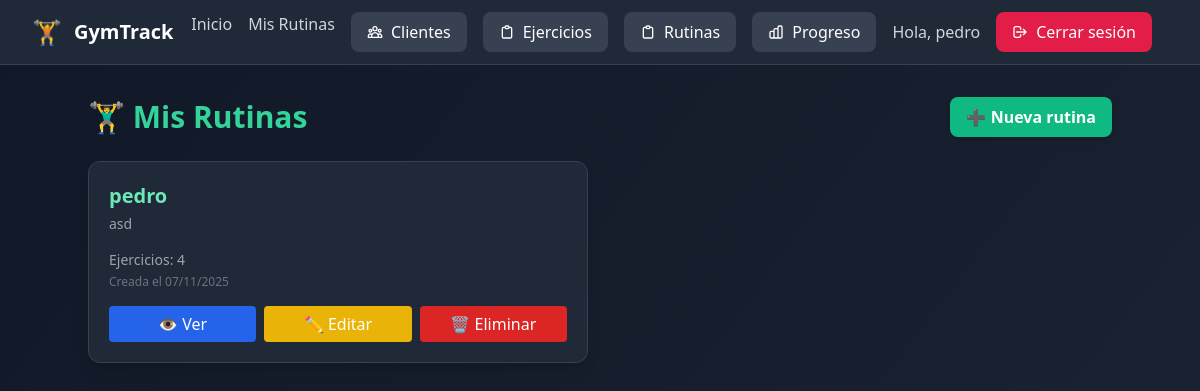
Page /cliente/rutinas/ (signed in) on the committed database.
### usuarios/models.py (models this page shows, shortened)
class Usuario(AbstractUser):
    ROLES = [
        ("admin", "Administrador"),
        ("entrenador", "Entrenador"),
        ("cliente", "Cliente"),
    ]
    rol = models.CharField(max_length=20, choices=ROLES, default="cliente")

### rutinas/models.py (models this page shows, shortened)
class Rutina(models.Model):
    nombre = models.CharField(max_length=100)
    descripcion = models.TextField(blank=True)
    ejercicios = models.ManyToManyField(Ejercicio, related_name="rutinas")
    entrenador = models.ForeignKey(
        Usuario,
        on_delete=models.SET_NULL,
        null=True,
        blank=True,
        related_name="rutinas_creadas"
    )
    cliente = models.ForeignKey(
        Cliente,
        on_delete=models.CASCADE,
        null=True,
        blank=True,
        related_name="rutinas"
    )
    fecha_creacion = models.DateTimeField(auto_now_add=True)

### panel_cliente/views.py (the view)
# urls.py: path("rutinas/", views.mis_rutinas, name="rutinas"),
@login_required
def mis_rutinas(request):
    if request.user.rol != "cliente":
        messages.error(request, "No tienes acceso a este panel.")
        return redirect("home")
    cliente = request.user.perfil_cliente
    rutinas = cliente.rutinas.all()
    return render(request, "panel_cliente/rutinas.html", {"rutinas": rutinas, "cliente": cliente})

### panel_cliente/templates/panel_cliente/rutinas.html (shortened to what this page needs)
{% extends "base.html" %}
{% block content %}
<div class="min-h-screen bg-gradient-to-br from-gray-900 to-gray-800 text-gray-100 py-8 px-4">
  <div class="max-w-5xl mx-auto">
    <div class="flex justify-between items-center mb-6">
      <h1 class="text-3xl font-bold text-emerald-400">🏋️‍♂️ Mis Rutinas</h1>
      <a href="{% url 'panel_cliente:crear_rutina' %}"
         class="bg-emerald-500 hover:bg-emerald-600 text-white font-semibold px-4 py-2 rounded-lg shadow-md transition">
         ➕ Nueva rutina
      </a>
    </div>
    {% if rutinas %}
      <div class="grid md:grid-cols-2 gap-6">
        {% for rutina in rutinas %}
        <div class="bg-gray-800 rounded-xl border border-gray-700 p-5 shadow-lg flex flex-col justify-between">
          <div>
            <h2 class="text-xl font-semibold text-emerald-300 mb-1">{{ rutina.nombre }}</h2>
            <p class="text-gray-400 text-sm mb-4">{{ rutina.descripcion|default:"Sin descripción" }}</p>
            <p class="text-gray-400 text-sm">Ejercicios: {{ rutina.ejercicios.count }}</p>
            <p class="text-gray-500 text-xs mt-1">Creada el {{ rutina.fecha_creacion|date:"d/m/Y" }}</p>
          </div>
          <div class="flex gap-2 mt-4">
            <a href="{% url 'panel_cliente:detalle_rutina' rutina.id %}"
               class="flex-1 text-center bg-blue-600 hover:bg-blue-700 text-white py-1.5 rounded transition">👁️ Ver</a>
            <a href="{% url 'panel_cliente:editar_rutina' rutina.id %}"
               class="flex-1 text-center bg-yellow-500 hover:bg-yellow-600 text-white py-1.5 rounded transition">✏️ Editar</a>
            <a href="{% url 'panel_cliente:eliminar_rutina' rutina.id %}"
               class="flex-1 text-center bg-red-600 hover:bg-red-700 text-white py-1.5 rounded transition">🗑️ Eliminar</a>
          </div>
        </div>
        {% endfor %}
      </div>
    {% endif %}
  </div>
</div>
{% endblock %}

### templates/base.html (shortened to what this page needs)
<!DOCTYPE html>
<html lang="es">
  <head>
    <script src="https://cdn.tailwindcss.com"></script>
  </head>
  <body class="bg-gradient-to-br from-gray-900 to-gray-800 min-h-screen">
    <nav class="bg-gray-800 border-b border-gray-700 shadow-lg">
      <div class="max-w-7xl mx-auto px-4 sm:px-6 lg:px-8">
        <div class="flex justify-between items-center h-16">
          <div class="flex items-center">
            <a href="/" class="flex items-center space-x-3 text-xl font-bold text-white hover:text-emerald-400 transition-colors">
              <span class="text-2xl">🏋️</span>
              <span class="hidden sm:inline">GymTrack</span>
            </a>
          </div>
{% if user.is_authenticated and user.rol == "cliente" %}
<nav class="bg-gray-800 border-b border-gray-700 py-3 px-4 flex gap-4 justify-center text-gray-300">
  <a href="{% url 'panel_cliente:dashboard' %}" class="hover:text-emerald-400">Inicio</a>
  <a href="{% url 'panel_cliente:rutinas' %}" class="hover:text-emerald-400">Mis Rutinas</a>
{% endif %}
          <div class="hidden md:flex items-center space-x-4">
            <a href="{% url 'clientes:lista' %}" class="inline-flex items-center px-4 py-2 bg-gray-700 hover:bg-gray-600 text-white font-medium rounded-lg transition-colors">
              Clientes
            </a>
            <a href="{% url 'ejercicios:lista' %}" class="inline-flex items-center px-4 py-2 bg-gray-700 hover:bg-gray-600 text-white font-medium rounded-lg transition-colors">
              <svg class="w-4 h-4 mr-2" fill="none" stroke="currentColor" viewBox="0 0 24 24">
                <path stroke-linecap="round" stroke-linejoin="round" stroke-width="2" d="M9 5H7a2 2 0 00-2 2v12a2 2 0 002 2h10a2 2 0 002-2V7a2 2 0 00-2-2h-2M9 5a2 2 0 002 2h2a2 2 0 002-2M9 5a2 2 0 012-2h2a2 2 0 012 2"></path>
              </svg>
              Ejercicios
            </a>
            <a href="{% url 'rutinas:lista' %}" class="inline-flex items-center px-4 py-2 bg-gray-700 hover:bg-gray-600 text-white font-medium rounded-lg transition-colors">
              <svg class="w-4 h-4 mr-2" fill="none" stroke="currentColor" viewBox="0 0 24 24">
                <path stroke-linecap="round" stroke-linejoin="round" stroke-width="2" d="M9 5H7a2 2 0 00-2 2v12a2 2 0 002 2h10a2 2 0 002-2V7a2 2 0 00-2-2h-2M9 5a2 2 0 002 2h2a2 2 0 002-2M9 5a2 2 0 012-2h2a2 2 0 012 2"></path>
              </svg>
              Rutinas
            </a>
            <a href="{% url 'progreso:index' %}" class="inline-flex items-center px-4 py-2 bg-gray-700 hover:bg-gray-600 text-white font-medium rounded-lg transition-colors">
              Progreso
            </a>
          </div>
          <div class="hidden md:flex items-center space-x-4">
            {% if user.is_authenticated %}
              <span class="text-gray-300 font-medium">Hola, {{ user.username }}</span>
              <a href="{% url 'usuarios:logout' %}" class="inline-flex items-center px-4 py-2 bg-rose-600 hover:bg-rose-500 text-white font-medium rounded-lg transition-colors">
                <svg class="w-4 h-4 mr-2" fill="none" stroke="currentColor" viewBox="0 0 24 24">
                  <path stroke-linecap="round" stroke-linejoin="round" stroke-width="2" d="M17 16l4-4m0 0l-4-4m4 4H7m6 4v1a3 3 0 01-3 3H6a3 3 0 01-3-3V7a3 3 0 013-3h4a3 3 0 013 3v1"></path>
                </svg>
                Cerrar sesión
              </a>
            {% endif %}
          </div>
        </div>
      </div>
    </nav>
    <main class="flex-1">
      {% block content %}{% endblock %}
    </main>
  </body>
</html>

### rows in the picture
Usuario: username "pedro"
Rutina: nombre "pedro", descripcion "asd", ejercicios.count "4", fecha_creacion "07/11/2025"
